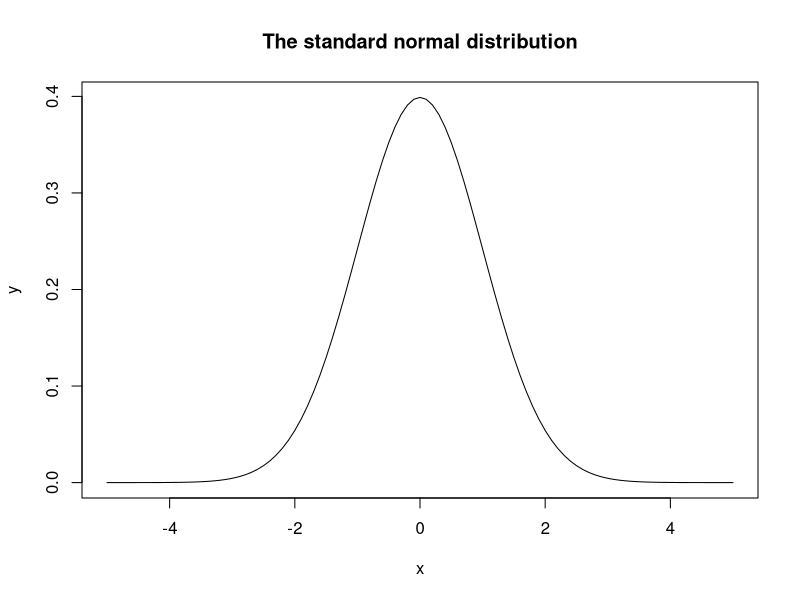
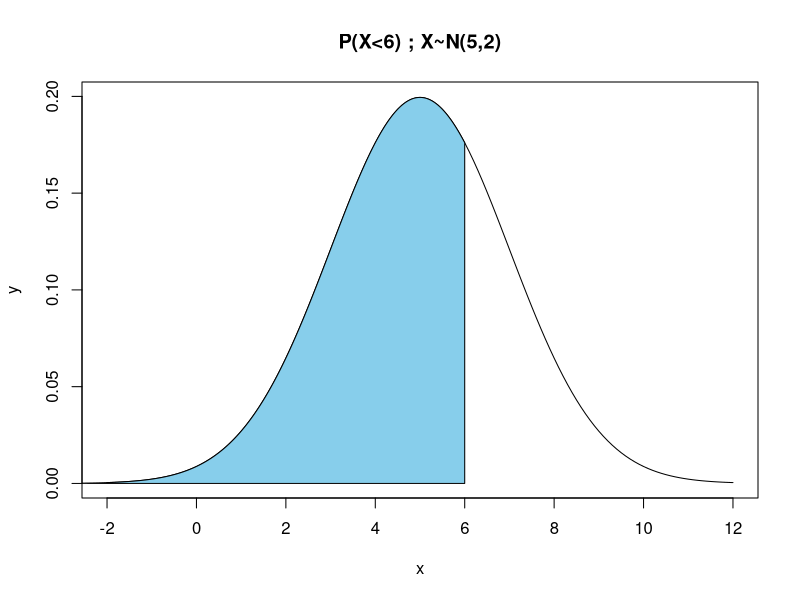
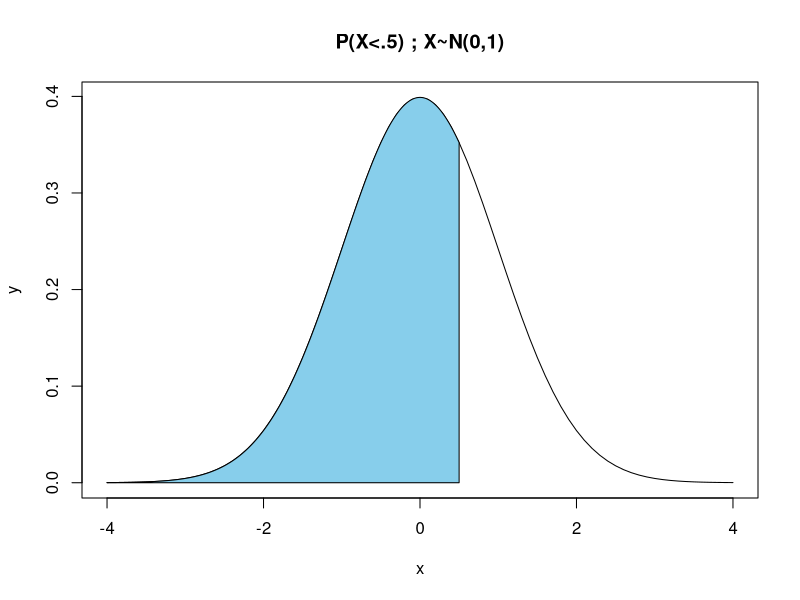
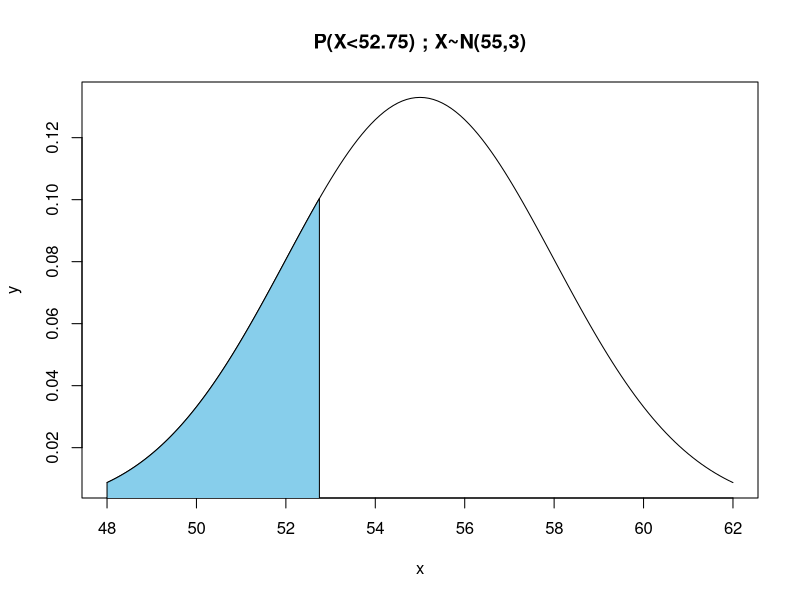
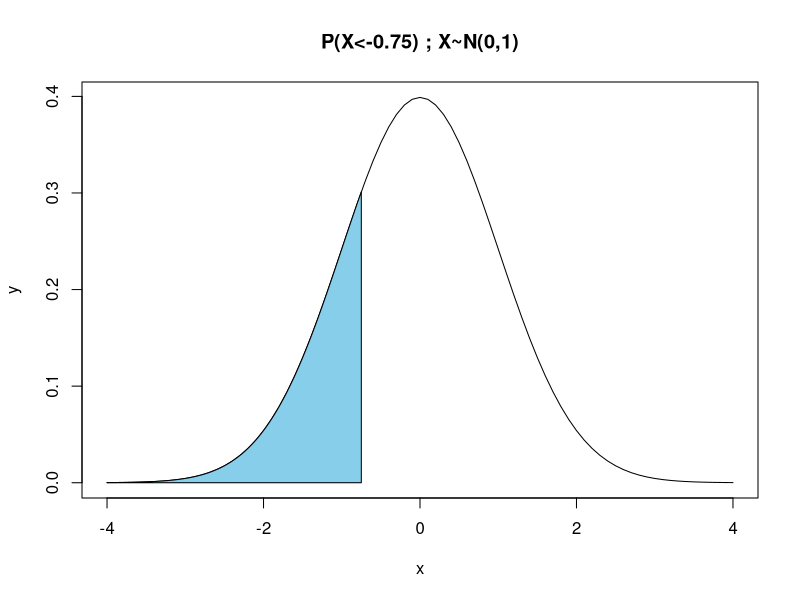
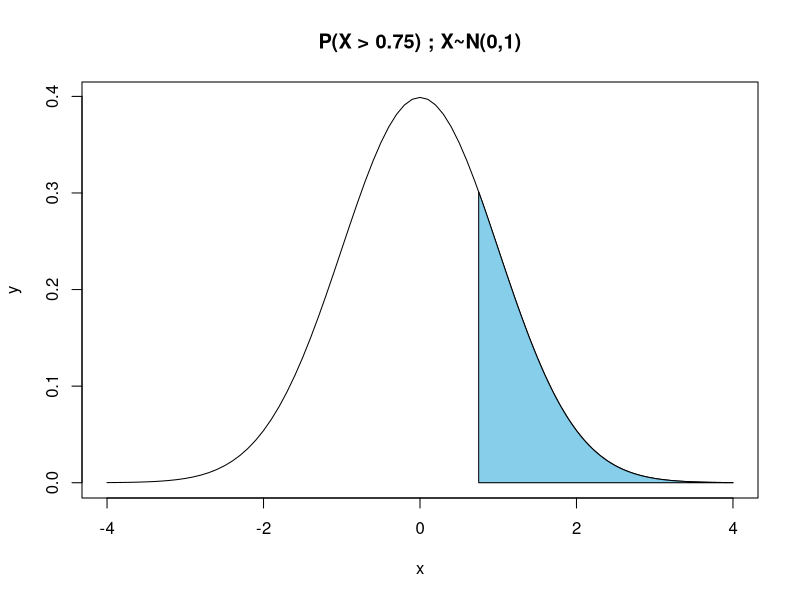
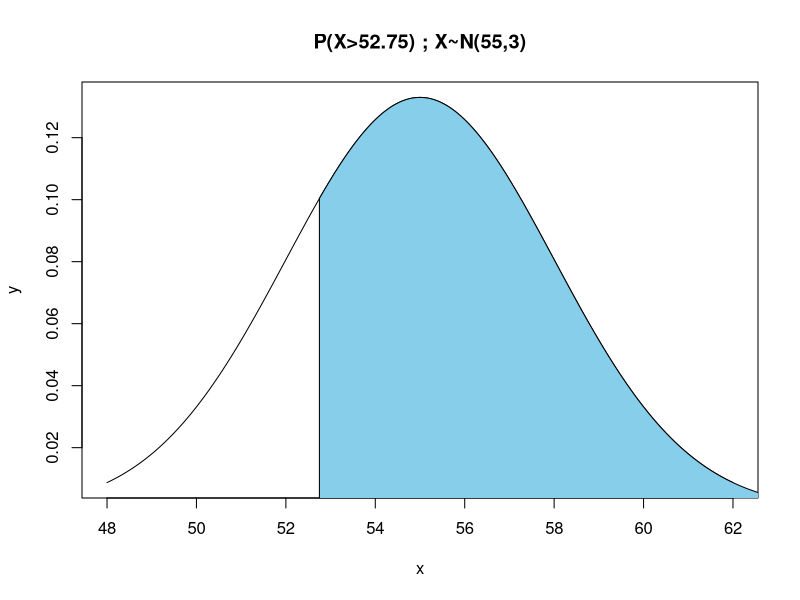
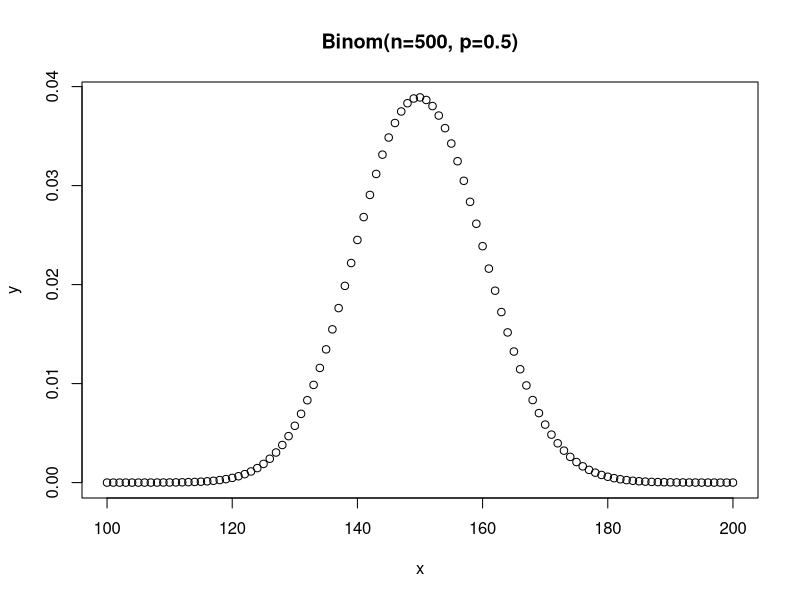

Generate these figures, in order, with R:
## ---- chunk 1
knitr::opts_chunk$set(
  fig.path = "images/"
)
## ---- chunk 2
x<-seq(from=-5, to=5, by=.1)
y<-dnorm(x, mean=0, sd=1)
plot(x,y, type="l", main="The standard normal distribution")
## ---- chunk 3
pnorm(6, mean=5, sd=2)
## ---- chunk 4
x<-seq(from=-2, to=12, by=.1)
y<-dnorm(x, mean=5, sd=2)
plot(x,y, type="l", main="P(X<6) ; X~N(5,2)")
### The code below is for shading in an area under the curve
cord.x <- c(-2,seq(-3,6,0.01),6) 
 cord.y <- c(0,dnorm(seq(-3,6,0.01), mean=5, sd=2), 0) 
 polygon(cord.x,cord.y,col='skyblue')
## ---- chunk 5
pnorm(.5, mean=0, sd=1)
## ---- chunk 6
x<-seq(from=-4, to=4, by=.1)
y<-dnorm(x, mean=0, sd=1)
plot(x,y, type="l", main="P(X<.5) ; X~N(0,1)")
### The code below is for shading in an area under the curve
cord.x <- c(-4,seq(-4,0.5,0.01),0.5) 
 cord.y <- c(0,dnorm(seq(-4,0.5,0.01), mean=0, sd=1), 0) 
 polygon(cord.x,cord.y,col='skyblue')
## ---- chunk 7
pnorm(.5)
## ---- chunk 8
pnorm(52.75, mean=55, sd=3)
## ---- chunk 9
x<-seq(from=48, to=62, by=.1)
y<-dnorm(x, mean=55, sd=3)
plot(x,y, type="l", main="P(X<52.75) ; X~N(55,3)")
### The code below is for shading in an area under the curve
cord.x <- c(48,seq(48,52.75,0.01),52.75) 
 cord.y <- c(0,dnorm(seq(48,52.75,0.01) , mean=55, sd=3), 0) 
 polygon(cord.x,cord.y,col='skyblue')
## ---- chunk 10
x<-seq(from=-4, to=4, by=.1)
y<-dnorm(x, mean=0, sd=1)
plot(x,y, type="l", main="P(X<-0.75) ; X~N(0,1)")
### The code below is for shading in an area under the curve
cord.x <- c(-4,seq(-4,-0.75,0.01),-0.75) 
 cord.y <- c(0,dnorm(seq(-4,-0.75,0.01), mean=0, sd=1), 0) 
 polygon(cord.x,cord.y,col='skyblue')
## ---- chunk 11
x<-seq(from=-4, to=4, by=.1)
y<-dnorm(x, mean=0, sd=1)
plot(x,y, type="l", main="P(X > 0.75) ; X~N(0,1)")
### The code below is for shading in an area under the curve
cord.x <- c(0.75,seq(0.75, 4,0.01),4) 
 cord.y <- c(0,dnorm(seq(0.75,4,0.01), mean=0, sd=1), 0) 
 polygon(cord.x,cord.y,col='skyblue')
## ---- chunk 12
pnorm(52.75, mean=55, sd=3, lower.tail=FALSE)
## ---- chunk 13
x<-seq(from=48, to=62, by=.1)
y<-dnorm(x, mean=55, sd=3)
plot(x,y, type="l", main="P(X>52.75) ; X~N(55,3)")
### The code below is for shading in an area under the curve
cord.x <- c(52.75,seq(52.75,63,0.01), 63) 
 cord.y <- c(0,dnorm(seq(52.75,63,0.01) , mean=55, sd=3), 0) 
 polygon(cord.x,cord.y,col='skyblue')
## ---- chunk 14
qnorm(0.0985, mean=55, sd=3, lower.tail=FALSE)
## ---- chunk 15
x<-seq(from=100, to=200, by=1)
y<-dbinom(x, size=500, p=.3)
plot(x,y, main="Binom(n=500, p=0.5)")
## ---- chunk 16
x<-seq(from=-5, to=5, by=.1)
plot(x, dnorm(x), lwd=3, type="l", col=1, lty=1)
lines(x, dt(x, df=10), lwd=3, ylim=c(0, .4), col=2, lty=2)
lines(x, dt(x, df=5), lwd=3, ylim=c(0, .4), col=3, lty=3)
lines(x, dt(x, df=1), lwd=3, ylim=c(0, .4), col=4, lty=4)
legend("topleft", 
       c("n(0,1)", "t(df=10)", "t(df=5)", "t(df=1)"), 
       lty=c(1,2,3,4), col=c(1,2,3,4), bty="n")
## ---- chunk 17
pt(1.38, df=9, lower.tail=FALSE)
## ---- chunk 18
qt(0.025, df=16, lower.tail=FALSE)
## ---- chunk 19
qnorm(0.025, lower.tail=FALSE)
## ---- chunk 20
knitr::opts_chunk$set(echo = TRUE)
